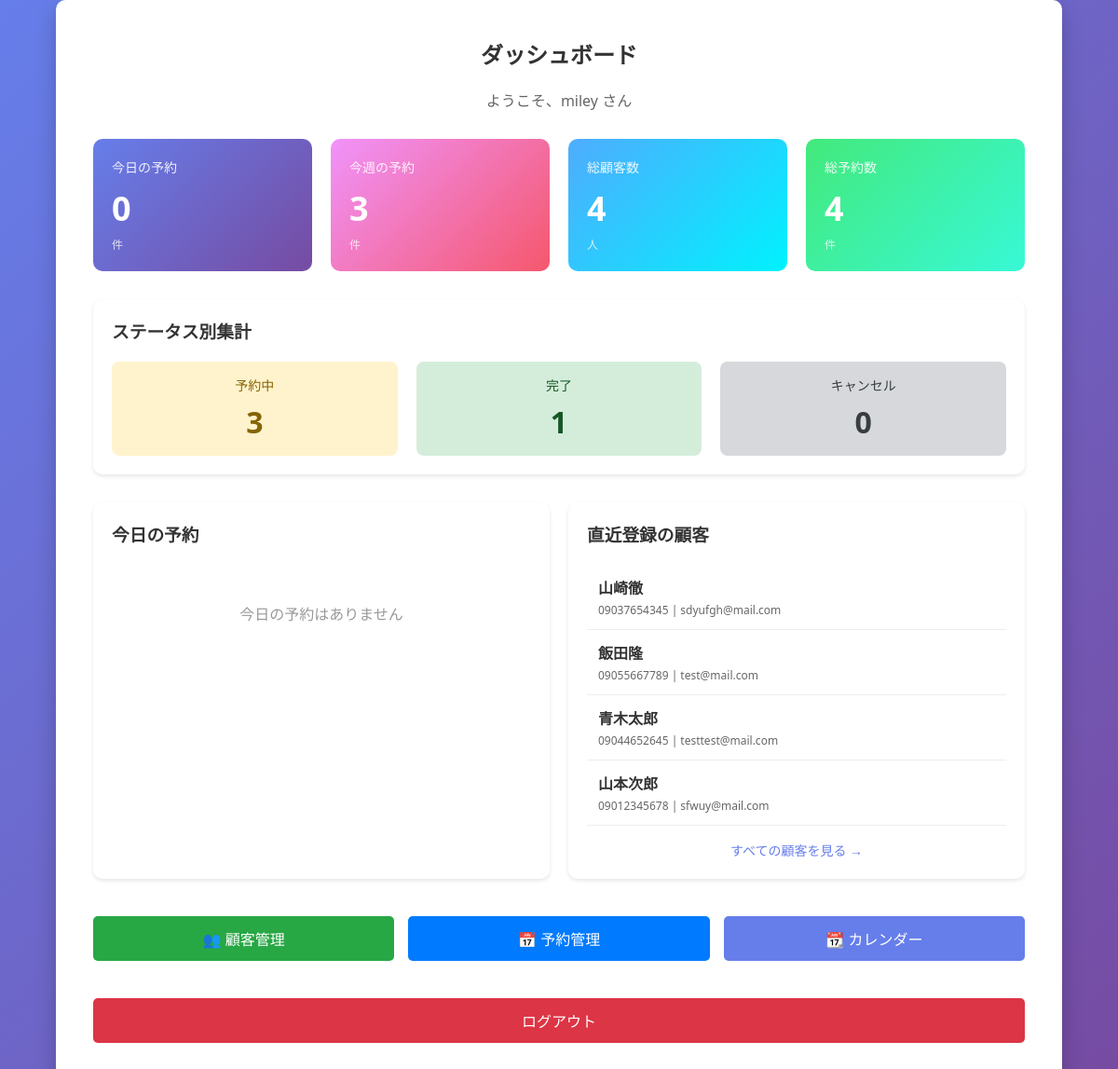
Before: /admin-home/ (signed in) with the older database file.
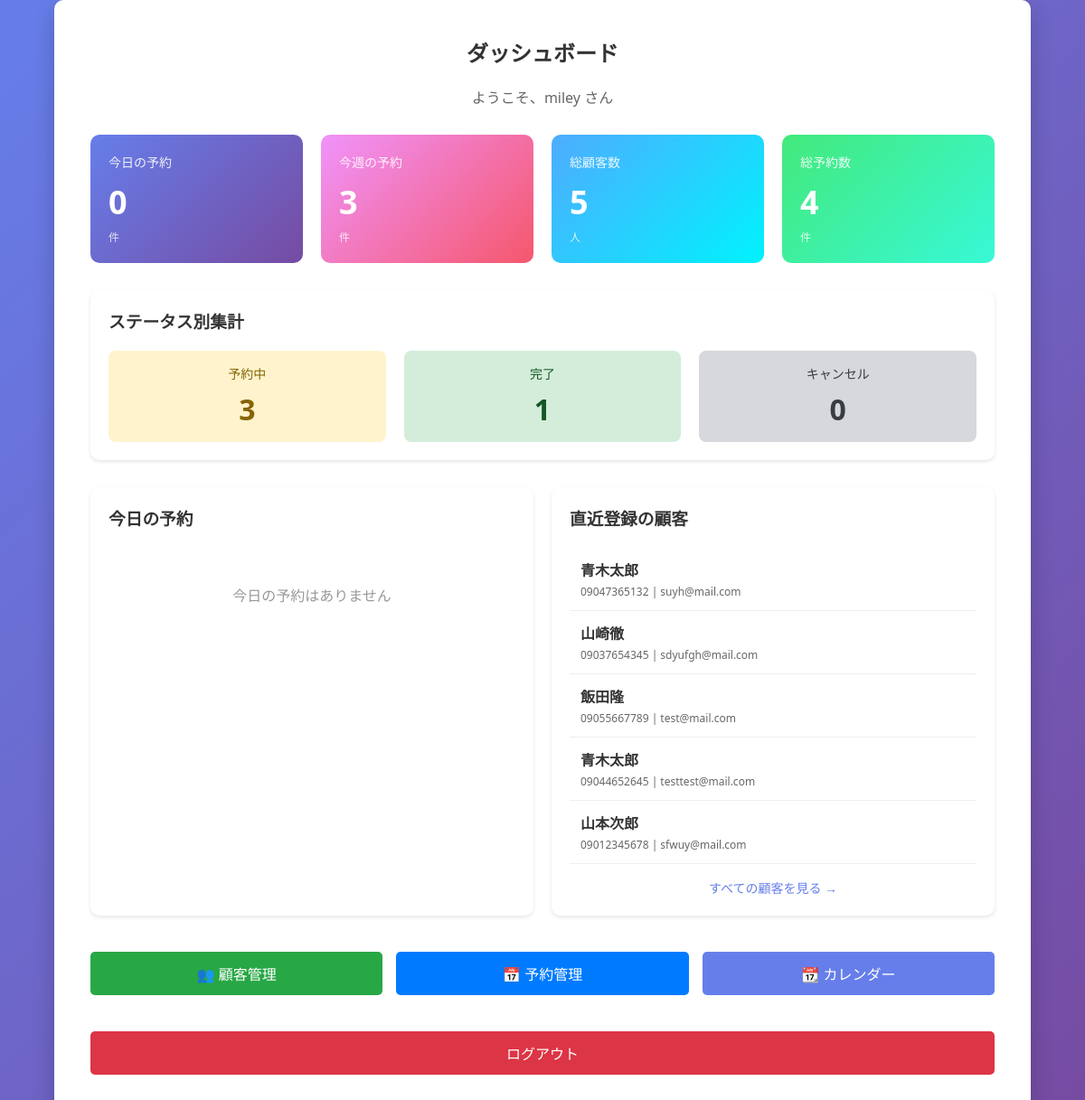
After: the same page with the newer database file.
### main/models.py (models this page shows, shortened)
class Customer(models.Model):
    phone_regex = RegexValidator(
        regex=r'^0\d{1,4}-?\d{1,4}-?\d{3,4}$',
        message="正しい電話番号形式で入力してください。（例: 090-1234-5678、03-1234-5678、0120-123-456）"
    )
    name = models.CharField(max_length=100, verbose_name="顧客名")
    phone_number = models.CharField(
        max_length=20,
        verbose_name="電話番号",
        validators=[phone_regex]
    )
    email = models.EmailField(unique=True, verbose_name="メールアドレス")  # 追加
    memo = models.TextField(blank=True, verbose_name="メモ")
    last_visit_date = models.DateField(null=True, blank=True, verbose_name="最終来店日")
    created_at = models.DateTimeField(auto_now_add=True, verbose_name="登録日時")
    updated_at = models.DateTimeField(auto_now=True, verbose_name="更新日時")
    class Meta:
        verbose_name = "顧客"
        verbose_name_plural = "顧客"

### main/views.py (the view)
# urls.py: 2. Add a URL to urlpatterns:  path('', views.home, name='home')
@login_required(login_url='login')
def home(request):
    from datetime import date, timedelta
    from django.db.models import Count
    today = date.today()
    today_reservations_count = Reservation.objects.filter(
        reservation_date=today,
        status='pending'
    ).count()
    start_of_week = today - timedelta(days=today.weekday())
    end_of_week = start_of_week + timedelta(days=6)
    week_reservations_count = Reservation.objects.filter(
        reservation_date__range=[start_of_week, end_of_week],
        status='pending'
    ).count()
    status_counts = Reservation.objects.values('status').annotate(count=Count('status'))
    pending_count = 0
    completed_count = 0
    cancelled_count = 0
    for item in status_counts:
        if item['status'] == 'pending':
            pending_count = item['count']
        elif item['status'] == 'completed':
            completed_count = item['count']
        elif item['status'] == 'cancelled':
            cancelled_count = item['count']
    today_reservations = Reservation.objects.filter(
        reservation_date=today
    ).order_by('reservation_time')[:5]
    recent_customers = Customer.objects.order_by('-created_at')[:5]
    total_customers = Customer.objects.count()
    total_reservations = Reservation.objects.count()
    context = {
        'today_reservations_count': today_reservations_count,
        'week_reservations_count': week_reservations_count,
        'pending_count': pending_count,
        'completed_count': completed_count,
        'cancelled_count': cancelled_count,
        'today_reservations': today_reservations,
        'recent_customers': recent_customers,
        'total_customers': total_customers,
        'total_reservations': total_reservations,
    }
    return render(request, 'main/home.html', context)

### main/templates/main/home.html (shortened to what the changed rows need)
{% extends 'main/base.html' %}
{% block content %}
<h2>ダッシュボード</h2>
<div style="display: grid; grid-template-columns: repeat(4, 1fr); gap: 20px; margin-bottom: 30px;">
    <div style="background: linear-gradient(135deg, #4facfe 0%, #00f2fe 100%); padding: 20px; border-radius: 10px; color: white;">
        <div style="font-size: 14px; opacity: 0.9; margin-bottom: 10px;">総顧客数</div>
        <div style="font-size: 36px; font-weight: bold;">{{ total_customers }}</div>
        <div style="font-size: 12px; opacity: 0.8; margin-top: 5px;">人</div>
    </div>
</div>
<div style="display: grid; grid-template-columns: 1fr 1fr; gap: 20px; margin-bottom: 30px;">
    <div style="background: white; padding: 20px; border-radius: 10px; box-shadow: 0 2px 4px rgba(0,0,0,0.1);">
        {% if recent_customers %}
        <div style="overflow-x: auto;">
            {% for customer in recent_customers %}
            <div style="padding: 12px; border-bottom: 1px solid #eee;">
                <div style="font-weight: bold; color: #333;">{{ customer.name }}</div>
                <div style="font-size: 12px; color: #666; margin-top: 4px;">
                    {{ customer.phone_number }} | {{ customer.email }}
                </div>
            </div>
            {% endfor %}
        </div>
        {% else %}
        <p style="text-align: center; color: #999; padding: 40px 0;">顧客が登録されていません</p>
        {% endif %}
    </div>
</div>
{% endblock %}

Changed rows visible on the page:
added Customer: name "青木太郎", phone_number "09047365132", email "suyh@mail.com"
Other visible differences:
{{ total_customers }}: "4" → "5"
